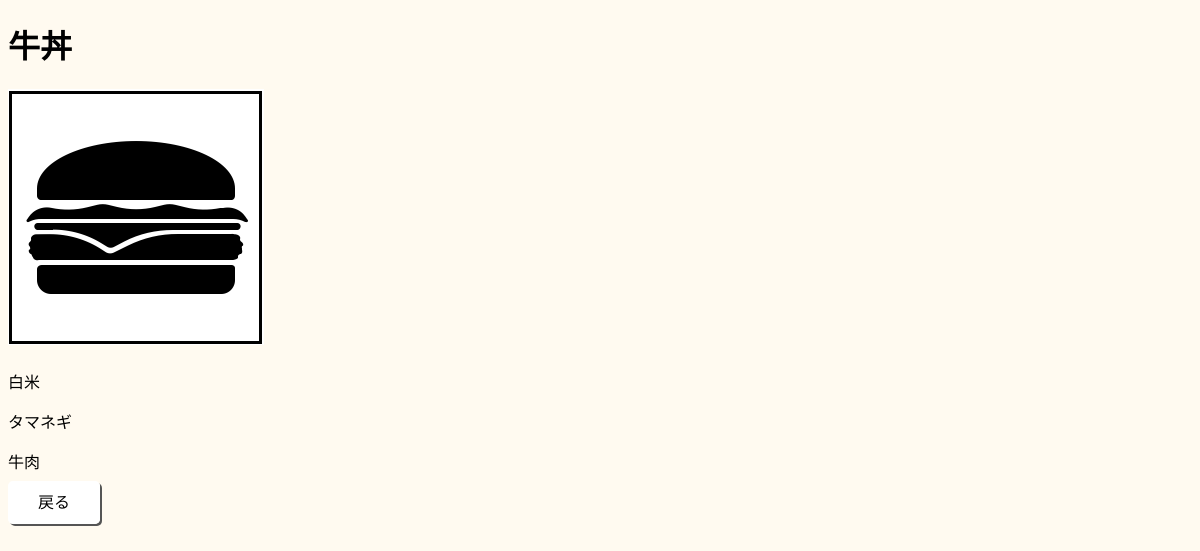
The page /detail/2/ on the database its author committed.
### cookpost/models.py (models this page shows, shortened)
class CookingName(models.Model):
  cooking_name = models.CharField(max_length=100)
  category = models.ForeignKey(CategoryChoices,on_delete=models.PROTECT)
  tags = models.ManyToManyField(Tag, blank=True)
  images = models.ImageField(upload_to='')
  count = models.IntegerField(null=True,blank=True,default=0)
  how = models.TextField(blank=True)

class Tag(models.Model):
    name = models.CharField(max_length=100)
    count = models.IntegerField(null=True,blank=True,default=0)
    category = models.CharField(max_length=100)
    images = models.ImageField(upload_to='')

### cookpost/views.py (the view)
# urls.py: path('detail/<int:pk>/',detailview,name='detail'),
def detailview(request,pk):
  object = CookingName.objects.get(pk=pk)
  return render(request,'detail.html',{'object':object})

### templates/detail.html (shortened to what this page needs)
{% extends 'base.html' %}
{% load static %}
{% block header %}
<link rel="stylesheet" type="text/css" href="{% static 'style.css' %}">
{% endblock header %}
{% block content %}
<div class="detail-body">
  <div class="detail-container">
    <div class="detail-title">
      <h1>{{ object.cooking_name }}</h1>
    </div>
    <div class="detail-image">
      <img class="detail-img" src="{{ object.images.url }}">
    </div>
    <div class="detail-tag">
      {% for item in object.tags.all  %}
      <p>{{ item.name }}</p>
      {% endfor %}
    </div>
    <div clas="detail-btn">
      <a class="btn return-btn" href="{% url 'list' %}">戻る</a>
    </div>
  </div>
</div>
{% endblock content %}

### static/style.css (style rules this page uses)
body { background-color: #FFFAF0; }
.btn { background-color: white; text-decoration: none; padding:13px 30px; color: black; border-radius: 5px; box-shadow:2px 2px #555; border: none; cursor: pointer; }
.detail-image { margin-bottom: 20px; }

### rows shown on the page
CookingName: cooking_name "牛丼", images (picture)
Tag: name "白米"
Tag: name "タマネギ"
Tag: name "牛肉"
